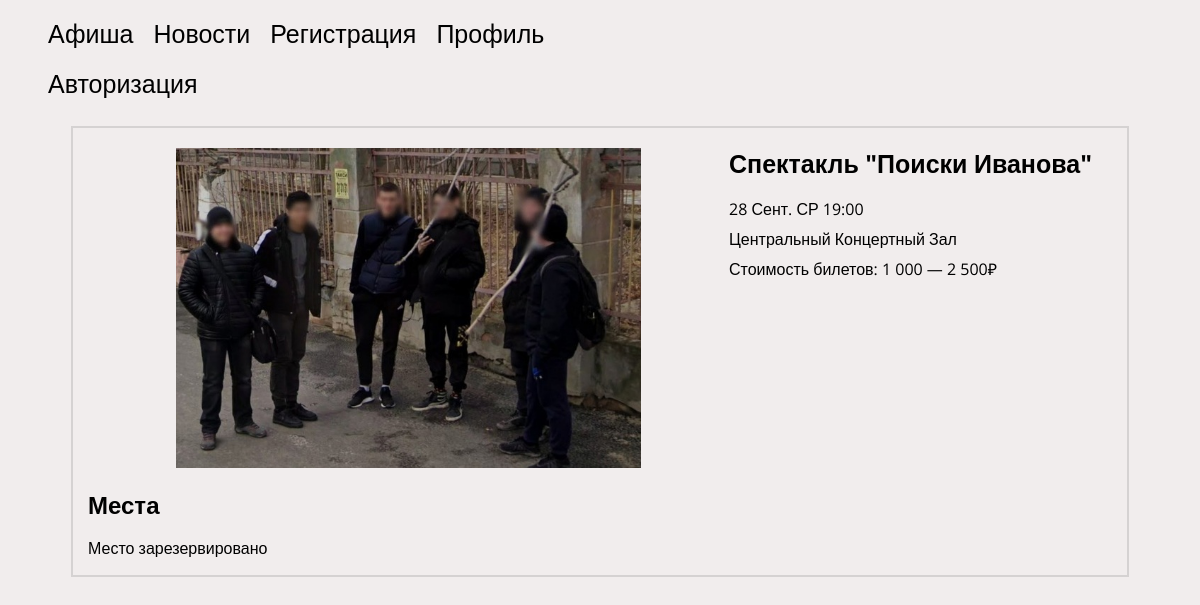
/theatre.php?posterid=1&placeid=1, run on the app's committed database.
### tables this page shows
CREATE TABLE `poster` (
  `id` int NOT NULL,
  `img` varchar(255) NOT NULL,
  `name` varchar(255) NOT NULL,
  `date` varchar(255) NOT NULL,
  `place` varchar(255) NOT NULL,
  `price` varchar(255) NOT NULL
);

### theatre.php (the view, shortened to what this page needs)
<?php include 'connect.php' ?>
<!DOCTYPE html>
<html lang="ru">
<head>
    <link rel="stylesheet" href="/style/style.css">
</head>
<body>
    <header class="header">
        <div class="header-container ">
            <nav class="header-nav">
                <ul class="menu flex">
                    <li>
                        <a href="index.php" class="header-link">Афиша</a>
                    </li>
                    <li>
                        <a href="#">Новости</a>
                    <li>
                        <a href="reg.php">Регистрация</a>
                    </li>
                    </li>
                    <li>
                        <a href="profil.php">Профиль</a>
                    </li>
                </ul>
                <?php
                echo "<ul class='header-cabinet'>";
                if (isset($_SESSION["userid"])) {
                    $currentID = $_SESSION["userid"];
                    $loginSelect = "SELECT login FROM `user` WHERE id = '$currentID'";
                    $loginResult = mysqli_query($conn, $loginSelect);
                    $loginFetch = mysqli_fetch_array($loginResult);
                    echo "<span class ='nameclass'>" . $loginFetch['login'] . "</span>";
                    echo "<a href='exit.php'>" . " выйти?" . "</a>";
                } else {
                    echo "<a href='auth.php'>" . "Авторизация" . "</a>";
                }
                echo "</ul>"
                ?>
            </nav>
        </div>
    </header>
    <main class="main">
        <section class="section theatre-about__section">
            <div class="container theatre-about__container">
                <?php
                $poster = $_GET['posterid'];
                $posterIDSelect = "SELECT * FROM `poster` WHERE id = '$poster'";
                $posterIDSelectResult = mysqli_query($conn, $posterIDSelect);
                foreach ($posterIDSelectResult as $posterIDRow) {
                    echo "<div class='theatre-about_wrapper'>";
                    echo "<img src='img/" . $posterIDRow['img'] . "' class='theatre__image' alt=''>";
                    echo "<div class='theatre-about__content__wrapper'>";
                    echo "<h2 class='about__header'>" .
                        "<a href='index.php?name=' class='about__link'>" . $posterIDRow['name'] . "</a>" .
                        "</h2>";
                    echo "<span class='theatre-about__span'>" . "$posterIDRow[date]" . "</span>";
                    echo "<span class='theatre-about__span'>" . "$posterIDRow[place]" . "</span>";
                    echo "<span class='theatre-about__span'>" . "Стоимость билетов:&nbsp;" . "$posterIDRow[price]" . "</span>";
                    echo "</div>";
                    echo "</div>";
                }
                echo "<h2 class='about__header'>Места</h2>";
                if (isset($_GET['placeid'])) {
                    $placeid = $_GET['placeid'];
                    $placeupdate = "UPDATE `thatrezal` SET `sit_status` = 'занятое', `reserved_by_id` = '$userid' WHERE id = '$placeid'";
                    if ($conn->query($placeupdate)) {
                        echo "<p class='sit__update'> Место зарезервировано </p>";
                    } else {
                        echo "<p class='sit__update'> Место зарезервировано" . $conn->error  . "</p>";
                    }
                }
                ?>
            </div>
        </section>
    </main>
</body>
</html>

### style/style.css (style rules this page uses)
html { box-sizing: border-box; }
a { align-items: center; text-decoration: none; color: black; font-size: 25px; padding-right: 20px; }
body { background-color: rgb(241, 237, 237); font-family: 'Open Sans', sans-serif; }
.header { padding-bottom: 10px; }
.flex { display: flex; }
.container { padding: 0 15px; margin: 0 auto; max-width: 1024px; }
ul { list-style: none; flex-wrap: wrap }
img { max-width: 100%; }
.theatre-about__container { padding-top: 20px; border: 2px solid rgb(213, 210, 210); }
.theatre__image { display: flex; flex: 1; min-height: 320px; max-height: 320px; object-fit: scale-down; overflow: hidden; }
.theatre-about_wrapper { display: flex; flex-direction: row; margin-bottom: 20px; line-height: 30px; }
.theatre-about__content__wrapper { display: flex; flex-direction: column; align-content: center; }
.about__header { margin: 0; margin-bottom: 15px; }

### data on the page
poster: img (picture), name "Спектакль \"Поиски Иванова\"", date "28 Сент. СР 19:00", place "Центральный Концертный Зал", price "1 000 — 2 500₽"
